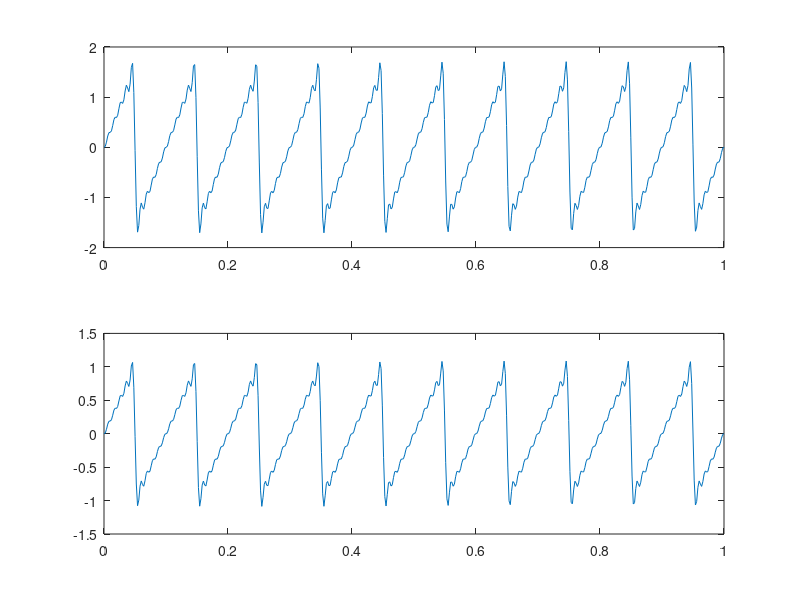

This chart was generated by the following MATLAB code:
clc
clear all
close all
%diente sierra
%--------Entradas---------

A = 10; % amplitud
f = 10; %frecuencia
p = 1;
n= 10; %cantidad

%--------Procesos---------
t = linspace(0,n/f,500);
w = (2*pi)*f; 
solv=0;

for i=1:n
    solv = solv + ((-1)^(i+1))*((1/i)*sin(t*w*i))
end
sol_n=(2/pi)*solv;

%--------salida---------
figure(1)
subplot(2,1,1)
plot(t,solv)

subplot(2,1,2)
plot(t,sol_n)